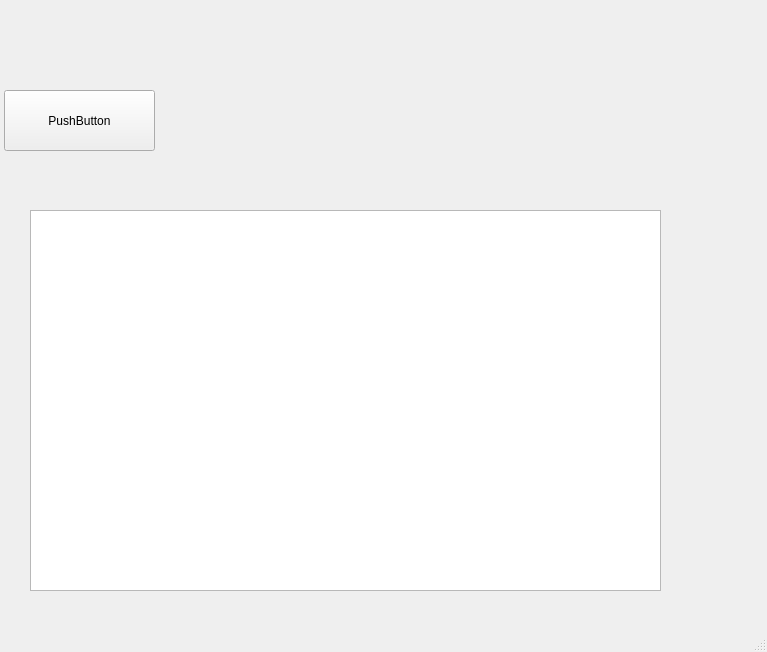
<?xml version="1.0" encoding="UTF-8"?>
<ui version="4.0">
 <class>MainWindow</class>
 <widget class="QMainWindow" name="MainWindow">
  <property name="geometry">
   <rect>
    <x>0</x>
    <y>0</y>
    <width>767</width>
    <height>652</height>
   </rect>
  </property>
  <property name="windowTitle">
   <string>MainWindow</string>
  </property>
  <widget class="QWidget" name="centralwidget">
   <widget class="QPushButton" name="pushButton">
    <property name="geometry">
     <rect>
      <x>4</x>
      <y>90</y>
      <width>151</width>
      <height>61</height>
     </rect>
    </property>
    <property name="text">
     <string>PushButton</string>
    </property>
   </widget>
   <widget class="QPlainTextEdit" name="plainTextEdit">
    <property name="geometry">
     <rect>
      <x>30</x>
      <y>210</y>
      <width>631</width>
      <height>381</height>
     </rect>
    </property>
   </widget>
  </widget>
  <widget class="QMenuBar" name="menubar">
   <property name="geometry">
    <rect>
     <x>0</x>
     <y>0</y>
     <width>767</width>
     <height>21</height>
    </rect>
   </property>
  </widget>
  <widget class="QStatusBar" name="statusbar"/>
 </widget>
 <resources/>
 <connections/>
</ui>
